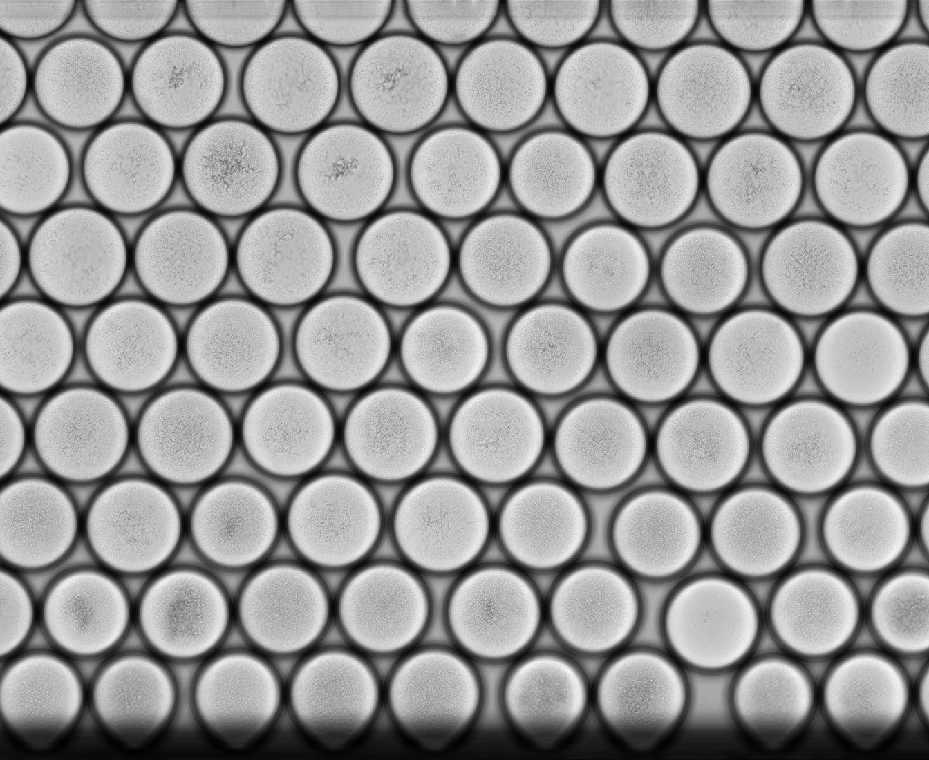
%> input picture droplet_histograms/Figure2-FigureS5/images/lambda=20/brightfield/150um_10x.tif, 929 x 760 px, shrunk from 1344 x 1100 before the run
$ octave dropletvariation_150um_MC_lambda20.m   (GNU Octave 9; MATLAB toolbox functions it lacks are replaced by stand-ins)
%> lines starting %> are read from the running program, lines starting %| are printed output that depends on the picture
%requires 4 brightfield and ImageJ-edited fluorescence photos to have more
%than 100 droplets for 150 um diameter droplets

%construct full brightfield microscopy image
image1 = imread('images/lambda=20/brightfield/150um_10x.tif')*3;
%> image1: size 760x929 uint16; min 2349, max 35910, mean 22281.4
image2 = imread('images/lambda=20/brightfield/150um_10x_2.tif')*3;
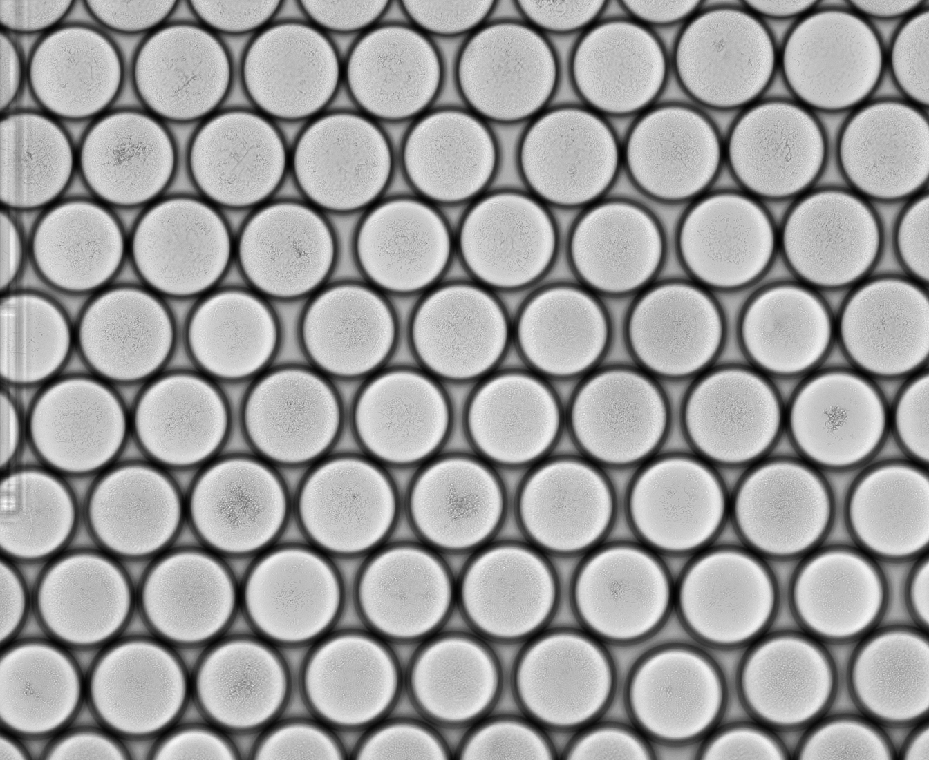
%> input picture droplet_histograms/Figure2-FigureS5/images/lambda=20/brightfield/150um_10x_2.tif, 929 x 760 px, shrunk from 1344 x 1100 before the run
%> image2: size 760x929 uint16; min 3057, max 37608, mean 24323.8
image3 = imread('images/lambda=20/brightfield/150um_10x_3.tif')*3;
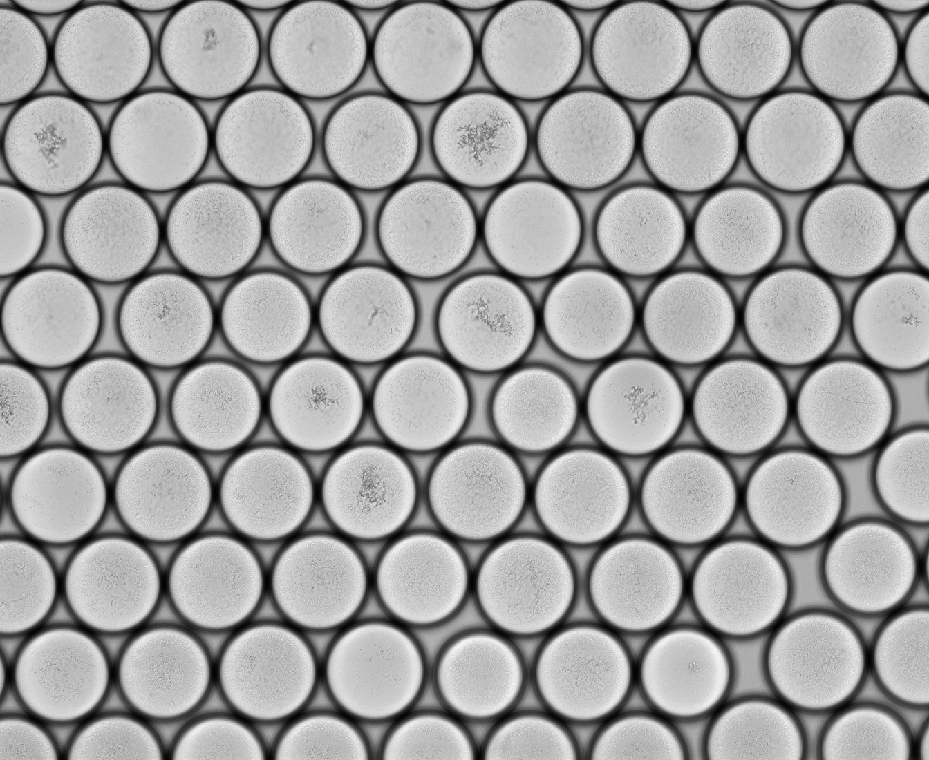
%> input picture droplet_histograms/Figure2-FigureS5/images/lambda=20/brightfield/150um_10x_3.tif, 929 x 760 px, shrunk from 1344 x 1100 before the run
%> image3: size 760x929 uint16; min 3033, max 36630, mean 24311.6
image4 = imread('images/lambda=20/brightfield/150um_10x_4.tif')*3;
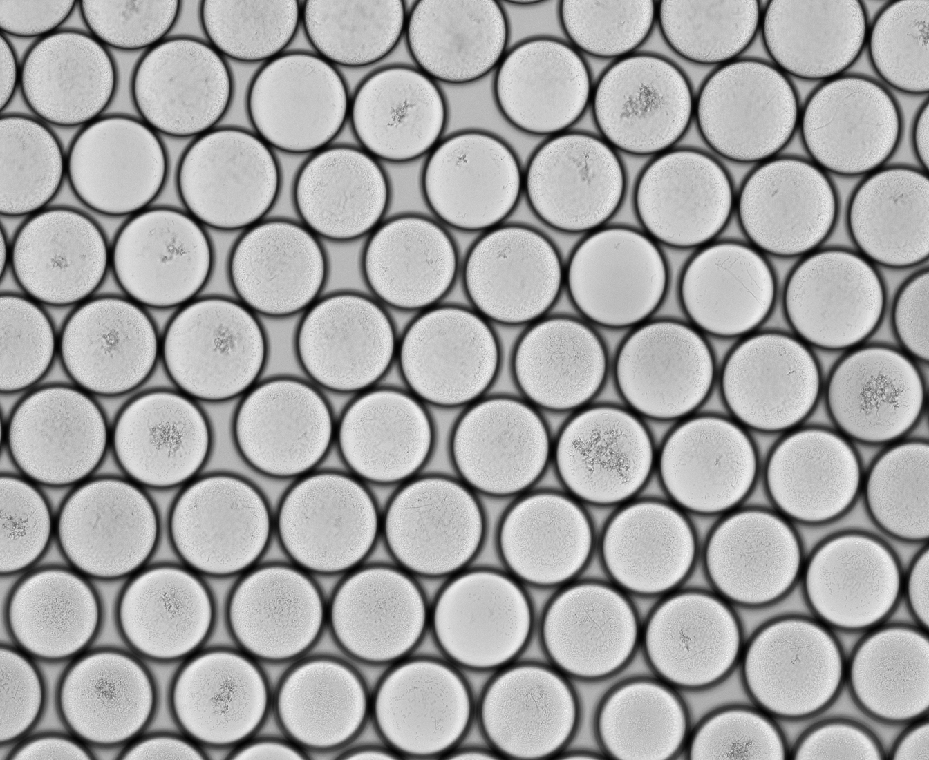
%> input picture droplet_histograms/Figure2-FigureS5/images/lambda=20/brightfield/150um_10x_4.tif, 929 x 760 px, shrunk from 1344 x 1100 before the run
%> image4: size 760x929 uint16; min 2958, max 35043, mean 23735.9
image_total = [image1 image2 image3 image4];
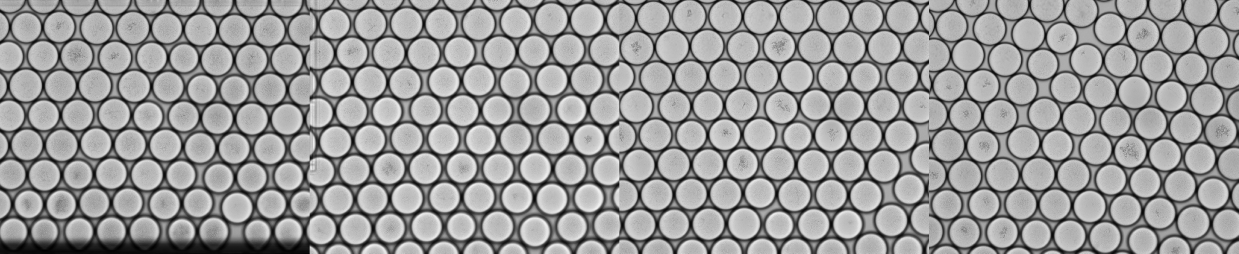
%> image_total: size 760x3716 uint16 (shown at 1/3 size); min 2349, max 37608, mean 23663.2; drawn with min black and max white
%construct full fluorescence image
image_fluor1 = (imread('images/lambda=20/fluor/150um_g_f_10x.jpg'));
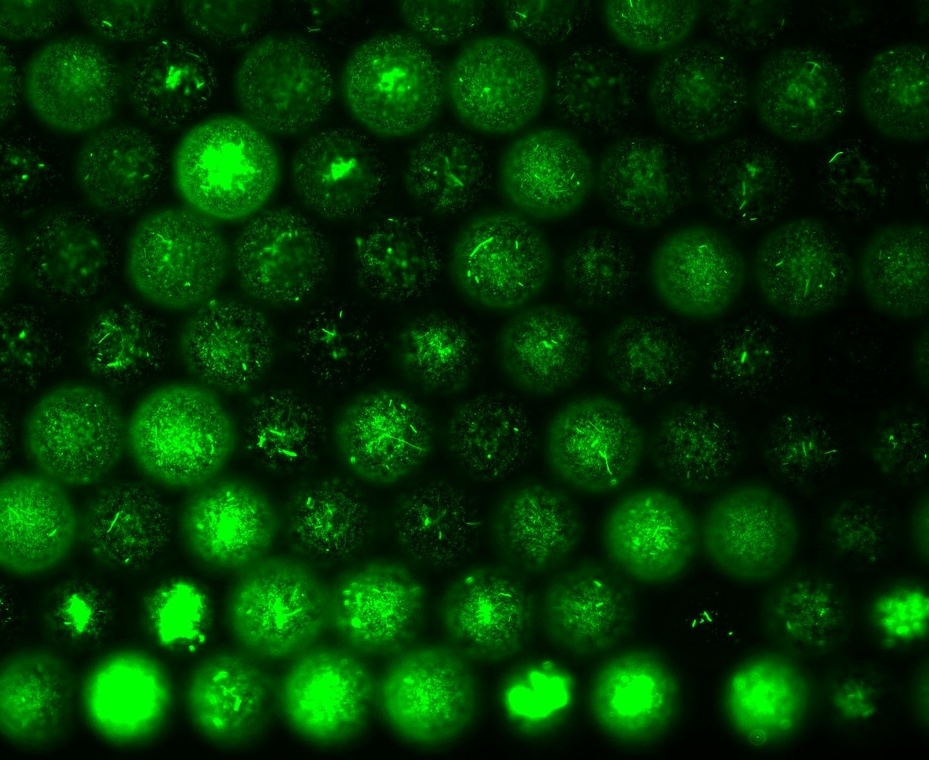
%> input picture droplet_histograms/Figure2-FigureS5/images/lambda=20/fluor/150um_g_f_10x.jpg, 929 x 760 px, shrunk from 1344 x 1100 before the run
%> image_fluor1 is the input picture: size 760x929x3 uint8; mean R, G, B 2.2, 51.4, 2.3
image_fluor2 = (imread('images/lambda=20/fluor/150um_g_f_10x_2.jpg'));
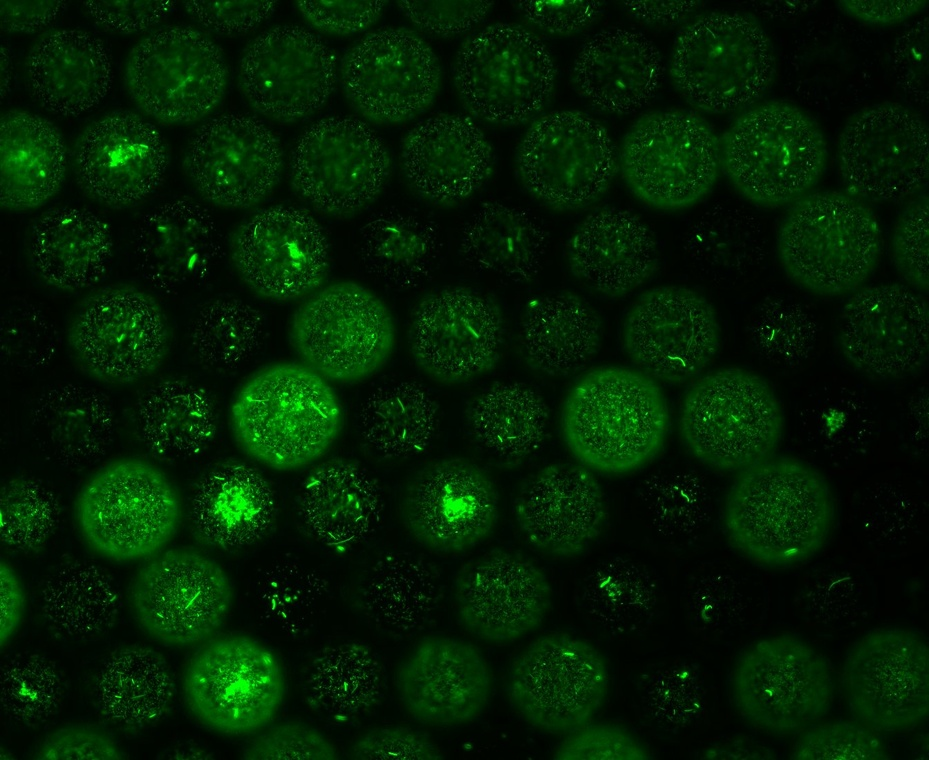
%> input picture droplet_histograms/Figure2-FigureS5/images/lambda=20/fluor/150um_g_f_10x_2.jpg, 929 x 760 px, shrunk from 1344 x 1100 before the run
%> image_fluor2 is the input picture: size 760x929x3 uint8; mean R, G, B 2.1, 31.2, 2.2
%> (the run ends here)
